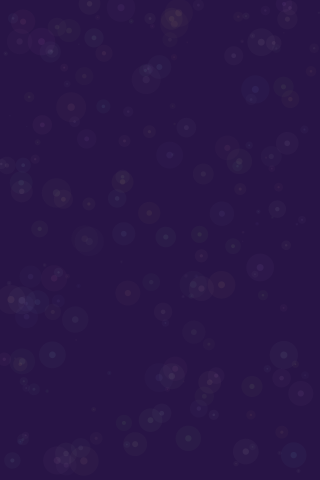
Frame 1 (no input)
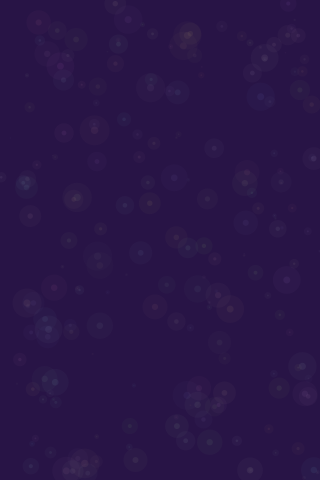
Frame 60 (the mouse pressed at the canvas centre just before this capture)
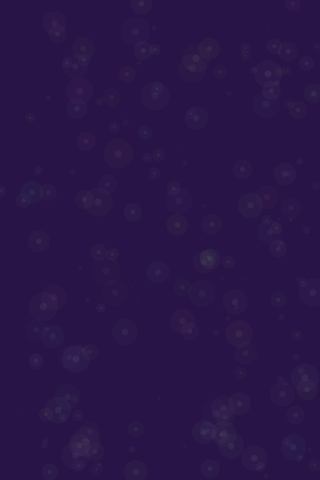
Frame 120 (the mouse held since frame 60 and released just before this capture)

The Processing sketch that drew these frames (run headless with seeded random() and noise(); from frame 60 on, the mouse is pressed at the canvas centre):

// Processing sketch: processing_111005
// ── processing_111005.pde

boolean mouseIsDown;
ArrayList<OrbitSphere> osphs;
GravitySphere gs;
ArrayList<GravitySphere> gsphs;
float t = 0;
boolean creating = false;
boolean moving = false;
float gridSize = 32;
ArrayList<ArrayList<OrbitSphere>> grid;

void setup() {
  size(320, 480);
  osphs = new ArrayList<OrbitSphere>();
  for (int i = 0; i < 200; i++) {
    //osphs[i] = new OrbitSphere();
    osphs.add(new OrbitSphere());
  }
  gsphs = new ArrayList<GravitySphere>();
  
  grid = new ArrayList<ArrayList<OrbitSphere>>();
  
}

void draw() {
  t++;
  background(40, 20, 70);
  for (int i = 0; i < osphs.size(); i++) {
    osphs.get(i).draw();
  }
  if (gs != null) {
    gs.attractRad = sqrt(pow(mouseX - gs.pos.x, 2) + pow(mouseY - gs.pos.y, 2));
  }
  
  for (int i = 0; i < gsphs.size(); i++) {
    gsphs.get(i).draw();
  }
  
  if (mouseIsDown && (mouseX != pmouseX || mouseY != pmouseY)) {
    gs = new GravitySphere(mouseX, mouseY);
    gs.attractRad = min(500, 100 / sqrt(new PVector(mouseX - pmouseX, mouseY - pmouseY).mag()));
    gs.attract();
    gsphs.add(gs);
    gs = null;
  }
}

void mousePressed() {
  if (!mouseIsDown) {
    for (int i = 0; i < gsphs.size(); i++) {
      GravitySphere g = gsphs.get(i);
      float mox = mouseX - g.pos.x;
      float moy = mouseY - g.pos.y;
      //println(mox);
      //println(moy);
      if (mox >= -g.size && mox <= g.size && moy >= -g.size && moy <= g.size) {
        gs = g;
        println("YAY");
        return;
      }
    }
    /*
    gs = new GravitySphere(mouseX, mouseY);
    gsphs.add(gs);
    creating = true;
    */
    mouseIsDown = true;
  }
}

void mouseDragged() {
  
  //println("GGGG");
  if (!creating) {
    moving = true;
  }
  
}

void mouseReleased() {
  /*
  if (creating) {
    gs.attract();
    gs = null;
    creating = false;
  }
  else if (!moving) {
    if (gs != null) {
      gsphs.remove(gs);
      gs.destroy();
    }
  }
  else {
    moving = false;
  }
  */
  mouseIsDown = false;
}

class GravitySphere {
  PVector pos;
  float size;
  float attractRad;
  ArrayList<OrbitSphere> stsphs;
  int life = 30;
  
  GravitySphere(int px, int py) {
    pos = new PVector(px, py);
    size = 1;
    stsphs = new ArrayList<OrbitSphere>();
  }
  
  void draw() {
    if (life >= 0) {
      noStroke();
      fill(255);
      float n = noise(pos.x, pos.y, t/100.0);
      ellipse(pos.x, pos.y, size + size/2*n, size + size/2*n);
      fill(255, 100);
      ellipse(pos.x, pos.y, size + size*n, size + size*n);
      fill(255, 10);
      life--;
    }
    /*
    if (this == gs) {
      noFill();
      stroke(255);
      strokeWeight(1);
      ellipse(pos.x, pos.y, attractRad*2, attractRad*2);
    }
    */
    
    if (life == 0) {
      destroy();
      gsphs.remove(gs);
    }
  }
  
  void attract() {
    int ct = 0;
    for (int i = 0; i < osphs.size(); i++) {
      OrbitSphere osph = osphs.get(i);
      if (osph.orbitee == null && PVector.sub(pos, osph.pos).mag() < attractRad) {
        osph.orbitee = this;
        stsphs.add(osph);
        osph.ang = atan2(osph.pos.y - pos.y, osph.pos.x - pos.x);
        PVector diff = PVector.sub(osph.pos, pos);
        osph.orbitRad = diff.mag();
        ct++;
      }
    }
    size += ct/3;
  }
  
  void destroy() {
    for (int i = 0; i < stsphs.size(); i++) {
      OrbitSphere osph = stsphs.get(i);
      osph.orbitee = null;
    }
  }

}

class OrbitSphere {
  PVector pos;
  float size;
  PVector vel;
  GravitySphere orbitee;
  color col;
  boolean ccw;
  float ang;
  float orbitRad;
  float vmag;
  
  OrbitSphere() {
    size = random(15);
    pos = new PVector(random(320-size), random(480-size));
    vel = new PVector(random(0.5), random(0.5));
    vmag = vel.mag();
    col = color(random(100) + 100, random(100) + 100, random(100) + 100);
  }
  
  void draw() {
    if (orbitee == null) {
      
      pos.x += vel.x;
      if (pos.x + size/2 > 320 || pos.x - size/2 < 0) {
        vel.x = -vel.x;
      }
      
      pos.y += vel.y;
      if (pos.y + size/2 > 480 || pos.y - size/2 < 0) {
        vel.y = -vel.y;
      }
      
      noStroke();
      fill(col, 20);
      ellipse(pos.x, pos.y, size/2, size/2);
      fill(col, 10);
      ellipse(pos.x, pos.y, size * 2, size * 2);
      
    }
    
    else {
      
      ang = ang + vmag / sqrt(size) / 20;
      vel.x = orbitee.pos.x + orbitRad * cos(ang) - pos.x;
      pos.x += vel.x;
      vel.y = orbitee.pos.y + orbitRad * sin(ang) - pos.y;
      pos.y += vel.y;
      PVector diff = PVector.sub(pos, orbitee.pos);
      //diff.rotate((float)(Math.PI/2));
      float px = diff.x;
      float py = diff.y;
      diff.y = -px;
      diff.x = py;
      stroke(col, 200000/(orbitRad*orbitRad));
      strokeWeight(0.5);
      //line(pos.x, pos.y, pos.x - diff.x * 5, pos.y - diff.y * 5);
      noFill();
      //fill(col, 10);
      ellipse(orbitee.pos.x, orbitee.pos.y, orbitRad*2, orbitRad*2);
      
      noStroke();
      fill(col, 2000000/(orbitRad*orbitRad));
      ellipse(pos.x, pos.y, size/2, size/2);
      fill(col, 100000/(orbitRad*orbitRad));
      ellipse(pos.x, pos.y, size, size);
    }
    /*
    size -= 0.03;
    if (size <= 0) {
      osphs.remove(this);
      if (orbitee != null) {
        orbitee.stsphs.remove(this);
      }
    }
    */
  }
}
